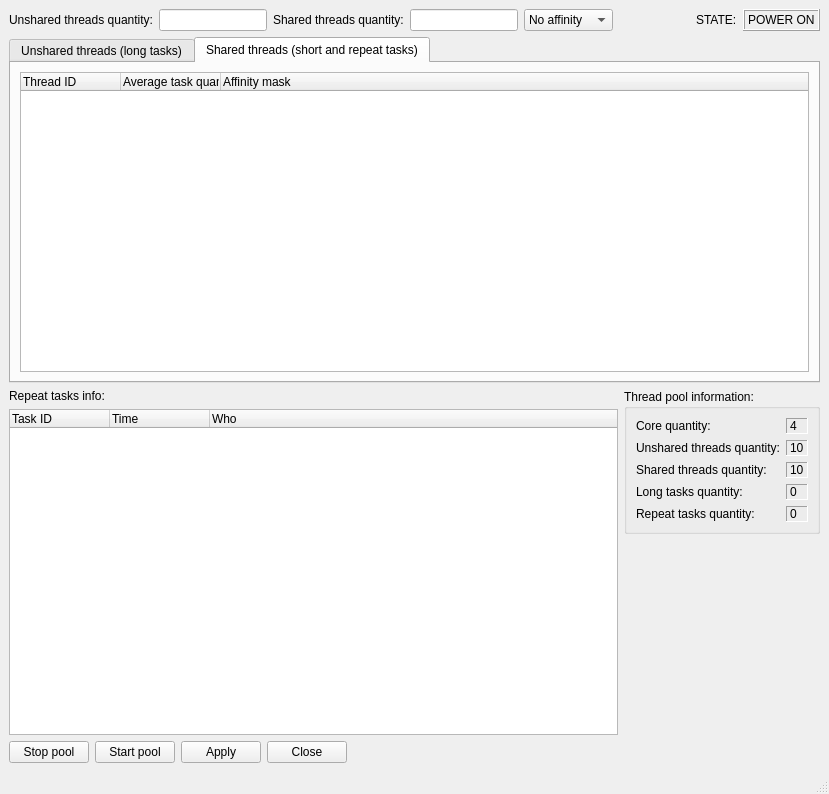
<?xml version="1.0" encoding="UTF-8"?>
<ui version="4.0">
 <class>ThreadPoolShell</class>
 <widget class="QMainWindow" name="ThreadPoolShell">
  <property name="geometry">
   <rect>
    <x>0</x>
    <y>0</y>
    <width>829</width>
    <height>794</height>
   </rect>
  </property>
  <property name="windowTitle">
   <string>Advanced Thread Pool</string>
  </property>
  <widget class="QWidget" name="centralwidget">
   <layout class="QGridLayout" name="gridLayout_4">
    <item row="0" column="0">
     <layout class="QVBoxLayout" name="verticalLayout_5">
      <item>
       <layout class="QHBoxLayout" name="horizontalLayout_2">
        <item>
         <widget class="QLabel" name="label">
          <property name="text">
           <string>Unshared threads quantity:</string>
          </property>
         </widget>
        </item>
        <item>
         <widget class="QLineEdit" name="lineEdit_unshared_threads">
          <property name="sizePolicy">
           <sizepolicy hsizetype="Fixed" vsizetype="Fixed">
            <horstretch>0</horstretch>
            <verstretch>0</verstretch>
           </sizepolicy>
          </property>
         </widget>
        </item>
        <item>
         <widget class="QLabel" name="label_13">
          <property name="text">
           <string>Shared threads quantity:</string>
          </property>
         </widget>
        </item>
        <item>
         <widget class="QLineEdit" name="lineEdit_shared_threads">
          <property name="sizePolicy">
           <sizepolicy hsizetype="Fixed" vsizetype="Fixed">
            <horstretch>0</horstretch>
            <verstretch>0</verstretch>
           </sizepolicy>
          </property>
         </widget>
        </item>
        <item>
         <widget class="QComboBox" name="comboBox_Affinity">
          <item>
           <property name="text">
            <string>No affinity</string>
           </property>
          </item>
          <item>
           <property name="text">
            <string>Yes affinity</string>
           </property>
          </item>
         </widget>
        </item>
        <item>
         <spacer name="horizontalSpacer_2">
          <property name="orientation">
           <enum>Qt::Horizontal</enum>
          </property>
          <property name="sizeHint" stdset="0">
           <size>
            <width>40</width>
            <height>20</height>
           </size>
          </property>
         </spacer>
        </item>
        <item>
         <widget class="QLabel" name="label_2">
          <property name="text">
           <string>STATE:</string>
          </property>
         </widget>
        </item>
        <item>
         <widget class="QLabel" name="label_state">
          <property name="frameShape">
           <enum>QFrame::Box</enum>
          </property>
          <property name="frameShadow">
           <enum>QFrame::Raised</enum>
          </property>
          <property name="text">
           <string>POWER ON</string>
          </property>
         </widget>
        </item>
       </layout>
      </item>
      <item>
       <widget class="QTabWidget" name="tabWidget">
        <property name="currentIndex">
         <number>1</number>
        </property>
        <widget class="QWidget" name="tab">
         <attribute name="title">
          <string>Unshared threads (long tasks)</string>
         </attribute>
         <layout class="QGridLayout" name="gridLayout_2">
          <item row="0" column="0">
           <widget class="QTreeWidget" name="treeWidget_notshared_threads">
            <property name="columnCount">
             <number>4</number>
            </property>
            <column>
             <property name="text">
              <string>Thread ID</string>
             </property>
            </column>
            <column>
             <property name="text">
              <string>Type</string>
             </property>
            </column>
            <column>
             <property name="text">
              <string>Task description</string>
             </property>
            </column>
            <column>
             <property name="text">
              <string>Affinity mask</string>
             </property>
            </column>
           </widget>
          </item>
         </layout>
        </widget>
        <widget class="QWidget" name="tab_2">
         <attribute name="title">
          <string>Shared threads (short and repeat tasks)</string>
         </attribute>
         <layout class="QGridLayout" name="gridLayout_3">
          <item row="0" column="0">
           <widget class="QTreeWidget" name="treeWidget_shared_threads">
            <column>
             <property name="text">
              <string>Thread ID</string>
             </property>
            </column>
            <column>
             <property name="text">
              <string>Average task quantity</string>
             </property>
            </column>
            <column>
             <property name="text">
              <string>Affinity mask</string>
             </property>
            </column>
           </widget>
          </item>
         </layout>
        </widget>
       </widget>
      </item>
      <item>
       <layout class="QHBoxLayout" name="horizontalLayout_4">
        <item>
         <layout class="QVBoxLayout" name="verticalLayout_3">
          <item>
           <widget class="QLabel" name="label_14">
            <property name="text">
             <string>Repeat tasks info:</string>
            </property>
           </widget>
          </item>
          <item>
           <widget class="QTreeWidget" name="treeWidget_repeat_tasks">
            <column>
             <property name="text">
              <string>Task ID</string>
             </property>
            </column>
            <column>
             <property name="text">
              <string>Time</string>
             </property>
            </column>
            <column>
             <property name="text">
              <string>Who</string>
             </property>
            </column>
           </widget>
          </item>
         </layout>
        </item>
        <item>
         <layout class="QVBoxLayout" name="verticalLayout_4">
          <item>
           <widget class="QGroupBox" name="groupBox">
            <property name="title">
             <string>Thread pool information:</string>
            </property>
            <layout class="QGridLayout" name="gridLayout">
             <item row="0" column="0">
              <layout class="QHBoxLayout" name="horizontalLayout_3">
               <item>
                <layout class="QVBoxLayout" name="verticalLayout">
                 <item>
                  <widget class="QLabel" name="label_17">
                   <property name="text">
                    <string>Core quantity:</string>
                   </property>
                  </widget>
                 </item>
                 <item>
                  <widget class="QLabel" name="label_3">
                   <property name="text">
                    <string>Unshared threads quantity:</string>
                   </property>
                  </widget>
                 </item>
                 <item>
                  <widget class="QLabel" name="label_5">
                   <property name="text">
                    <string>Shared threads quantity:</string>
                   </property>
                  </widget>
                 </item>
                 <item>
                  <widget class="QLabel" name="label_7">
                   <property name="text">
                    <string>Long tasks quantity:</string>
                   </property>
                  </widget>
                 </item>
                 <item>
                  <widget class="QLabel" name="label_9">
                   <property name="text">
                    <string>Repeat tasks quantity:</string>
                   </property>
                  </widget>
                 </item>
                </layout>
               </item>
               <item>
                <layout class="QVBoxLayout" name="verticalLayout_2">
                 <item>
                  <widget class="QLabel" name="label_CoreQuantity">
                   <property name="frameShape">
                    <enum>QFrame::Panel</enum>
                   </property>
                   <property name="frameShadow">
                    <enum>QFrame::Sunken</enum>
                   </property>
                   <property name="text">
                    <string>4</string>
                   </property>
                  </widget>
                 </item>
                 <item>
                  <widget class="QLabel" name="label_UnsharedQ">
                   <property name="frameShape">
                    <enum>QFrame::Panel</enum>
                   </property>
                   <property name="frameShadow">
                    <enum>QFrame::Sunken</enum>
                   </property>
                   <property name="text">
                    <string>10</string>
                   </property>
                  </widget>
                 </item>
                 <item>
                  <widget class="QLabel" name="label_SharedQ">
                   <property name="frameShape">
                    <enum>QFrame::Panel</enum>
                   </property>
                   <property name="frameShadow">
                    <enum>QFrame::Sunken</enum>
                   </property>
                   <property name="text">
                    <string>10</string>
                   </property>
                  </widget>
                 </item>
                 <item>
                  <widget class="QLabel" name="label_longTaskQ">
                   <property name="frameShape">
                    <enum>QFrame::Panel</enum>
                   </property>
                   <property name="frameShadow">
                    <enum>QFrame::Sunken</enum>
                   </property>
                   <property name="text">
                    <string>0</string>
                   </property>
                  </widget>
                 </item>
                 <item>
                  <widget class="QLabel" name="label_repeatTaskQ">
                   <property name="frameShape">
                    <enum>QFrame::Panel</enum>
                   </property>
                   <property name="frameShadow">
                    <enum>QFrame::Sunken</enum>
                   </property>
                   <property name="text">
                    <string>0</string>
                   </property>
                  </widget>
                 </item>
                </layout>
               </item>
              </layout>
             </item>
            </layout>
           </widget>
          </item>
          <item>
           <spacer name="verticalSpacer">
            <property name="orientation">
             <enum>Qt::Vertical</enum>
            </property>
            <property name="sizeHint" stdset="0">
             <size>
              <width>20</width>
              <height>40</height>
             </size>
            </property>
           </spacer>
          </item>
         </layout>
        </item>
       </layout>
      </item>
     </layout>
    </item>
    <item row="1" column="0">
     <layout class="QHBoxLayout" name="horizontalLayout">
      <item>
       <widget class="QPushButton" name="pushButton_StopPool">
        <property name="text">
         <string>Stop pool</string>
        </property>
       </widget>
      </item>
      <item>
       <widget class="QPushButton" name="pushButton_StartPool">
        <property name="text">
         <string>Start pool</string>
        </property>
       </widget>
      </item>
      <item>
       <widget class="QPushButton" name="pushButton_Apply">
        <property name="text">
         <string>Apply</string>
        </property>
       </widget>
      </item>
      <item>
       <widget class="QPushButton" name="pushButton_Close">
        <property name="text">
         <string>Close</string>
        </property>
       </widget>
      </item>
      <item>
       <spacer name="horizontalSpacer">
        <property name="orientation">
         <enum>Qt::Horizontal</enum>
        </property>
        <property name="sizeHint" stdset="0">
         <size>
          <width>40</width>
          <height>20</height>
         </size>
        </property>
       </spacer>
      </item>
     </layout>
    </item>
   </layout>
  </widget>
  <widget class="QMenuBar" name="menubar">
   <property name="geometry">
    <rect>
     <x>0</x>
     <y>0</y>
     <width>829</width>
     <height>22</height>
    </rect>
   </property>
  </widget>
  <widget class="QStatusBar" name="statusbar"/>
 </widget>
 <resources/>
 <connections/>
</ui>
